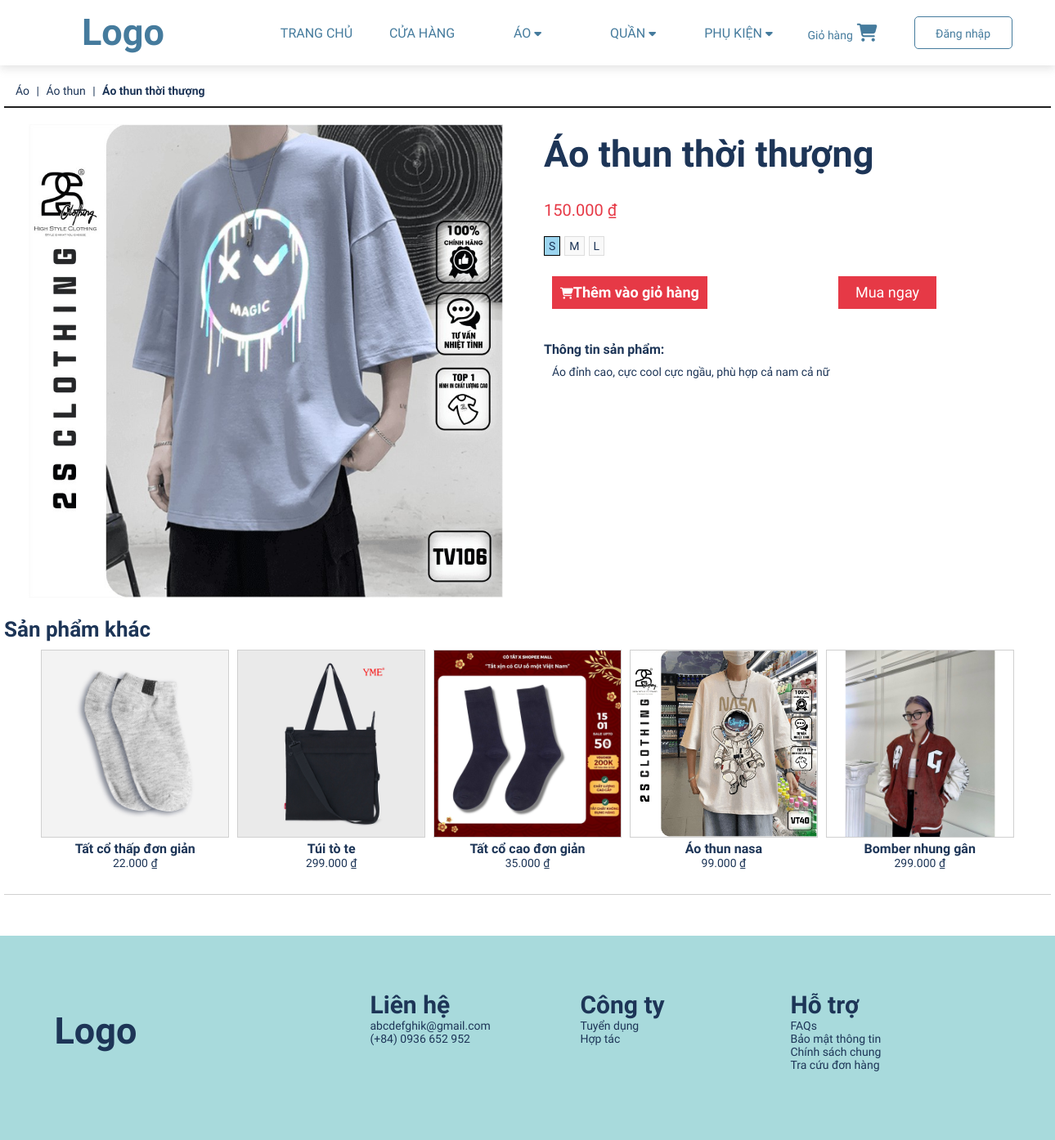
Page /product_detail.php?id=54 on the committed database.
### tables this page shows
CREATE TABLE `product` (
  `id` int(11) NOT NULL,
  `name` varchar(50) NOT NULL,
  `description` text NOT NULL,
  `img` text NOT NULL,
  `price` int(11) NOT NULL,
  `manufacturers_id` int(11) NOT NULL,
  `category_detail_id` int(11) NOT NULL
);

CREATE TABLE `category` (
  `id` int(11) NOT NULL,
  `name` varchar(50) NOT NULL
);

CREATE TABLE `category_detail` (
  `id` int(11) NOT NULL,
  `name` varchar(50) NOT NULL,
  `category_id` int(11) NOT NULL
);

### product_detail.php (the view, shortened to what this page needs)
<!DOCTYPE html>
<html lang="en">
<head>
	<link rel="stylesheet" href="assets/css/style.css">
	<link rel="stylesheet" href="assets/css/product_detail.css">
</head>
<body>
	<?php
	require 'header.php';
	?>
	<div class="main_product_detail">
		<div class="breadcrumbs">
			<ol>
				<?php
				$id = $_GET['id'];
				$sql = "select product.*,category_detail.name as cate_detail, category.name AS cate
				from product
				join category_detail on product.category_detail_id = category_detail.id
                join category on category_detail.category_id = category.id
				where product.id = '$id'";
				$result = mysqli_query($connect, $sql);
				$each = mysqli_fetch_array($result);
				?>
				<li class="space">
					<a href=""><?php echo $each['cate'] ?> </a>
				</li>
				<li class="space">
					<a href=""> <?php echo $each['cate_detail'] ?> </a>
				</li>
				<li>
					<p class="name_bread"><?php echo $each['name'] ?></p>
				</li>
			</ol>
		</div>
		<div class="product_detail">
			<div class="image_product">
				<img src=" admin/product/photos/<?php echo $each['img'] ?>" alt="">
			</div>
			<div class="content">
				<div class="title">
					<h2><?php echo $each['name'] ?></h2>
				</div>
				<div class="price">
					<p class="price_word"><?php echo number_format($each['price'], 0, '', '.');  ?> ₫</p>
				</div>
				<form>
					<div class="button">
						<button id="form_insert" class="add_cart_new"><i class="fas fa-shopping-cart" style="color: #fff;"></i>Thêm vào giỏ hàng </button>
						<a href="view_cart.php">Mua ngay</a>
					</div>
				</form>
				<div class="description">
					<h6>Thông tin sản phẩm:</h6>
					<p>
						<?php echo $each['description'] ?>
					</p>
				</div>
			</div>
		</div>
	</div>
	<div class="other_product">
		<link rel="stylesheet" href="assets/css/index.css">
		<div class="main">
			<div class="main_001">
				<h4>Sản phẩm khác</h4>
				<?php
				$sql  = "select * from product where id != $id
				ORDER BY RAND()
				LIMIT 5";
				$result  = mysqli_query($connect, $sql);
				?>
				<ul>
					<?php foreach ($result  as $each) { ?>
						<li>
							<a href="product_detail.php?id=<?php echo $each['id'] ?>">
								<img src="admin/product/photos/<?php echo $each['img'] ?>">
							</a>
							<a href="product_detail.php?id=<?php echo $each['id'] ?>"><?php echo $each['name'] ?></a>
							<p> <?php echo number_format($each['price'], 0, '', '.'); ?> ₫</p>
						</li>
					<?php } ?>
				</ul>
			</div>
		</div>
	</div>
	<?php include 'footer.php' ?>
</body>
</html>

### assets/css/style.css (style rules this page uses)
* { padding: 0; margin: 0; text-decoration: none; list-style: none; box-sizing: border-box; font-family: "Lexend Deca", sans-serif; font-weight: 400; font-size: 14px; color: #1d3557; }
h2 { font-weight: bold; font-size: 45px; }
h4 { font-weight: bold; font-size: 26px; }
h6 { font-weight: 600; font-size: 16px; }
button { font-size: 14px; padding: 7px 23px; border-radius: none; border: none; color: #fff; background-color: #457b9d; display: block; margin: auto; font-weight: 600; cursor: pointer; }
i { color: #457b9d; }

### assets/css/product_detail.css (style rules this page uses)
.main_product_detail { display: flexbox; width: 1280px; margin: 0 auto; }
.main_product_detail .product_detail { display: flex; }
.main_product_detail .product_detail .image_product { width: 50%; text-align: center; }
.main_product_detail .product_detail .content { width: 50%; }
.breadcrumbs { width: 100%; height: 3rem; line-height: 3rem; padding: 0 1rem; border-bottom: 2px #1e1e1e solid; margin-bottom: 20px; }
.breadcrumbs ol li { display: inline-block; }
.breadcrumbs ol li.space::after { content: "|"; padding: 0 5px; color: #1d3557; }
.breadcrumbs ol li .name_bread { font-weight: 600; }
.image_product img { width: 580px; height: 580px; object-fit: cover; object-position: 50% 20%; }
.content { padding: 0 20px; }
.content .title { padding: 10px 0 20px 0; }
.content .price { padding: 10px 0 20px 0; }
.content .price .price_word { font-size: 20px; color: #e63946; }
.content .button { display: flex; width: 80%; padding: 20px 0; }
.content .button button { min-width: 120px; height: 40px; line-height: 20px; background-color: #e63946; color: #fff; font-size: 18px; padding: 10px; text-align: center; margin-left: 10px; }
.content .button a { min-width: 120px; height: 40px; line-height: 20px; background-color: #e63946; color: #fff; font-size: 18px; padding: 10px; text-align: center; margin-left: 10px; }
.content .description { padding: 20px 0; }
.content .description p { padding: 10px; }
.add_cart_new { min-width: 120px; height: 40px; line-height: 20px; background-color: #e63946; color: #fff; font-size: 18px; padding: 10px; text-align: center; margin-left: 10px; }

### assets/css/index.css (style rules this page uses)
.main { width: 1280px; margin: 0 auto; }
.main_001 { padding: 20px 0; border-bottom: #d0d0d0 0.5px solid; }
.main_001 ul { text-align: center; padding: 10px 0; }
.main_001 ul li { display: inline-block; width: 18%; margin: 0 3px; }
.main_001 ul li img { width: 100%; height: 230px; border: #d0d0d0 1px solid; object-fit: cover; object-position: 50% 20%; }
.main_001 ul li a { font-size: 16px; font-weight: 600; }

### rows in the picture
product: category.name "Áo", category_detail.name "Áo thun", name "Áo thun thời thượng", img (picture), price "150.000", description "Áo đỉnh cao, cực cool cực ngầu, phù hợp cả nam cả nữ"
product: img (picture), name "Tất cổ thấp đơn giản", price "22.000"
product: img (picture), name "Túi tò te", price "299.000"
product: img (picture), name "Tất cổ cao đơn giản", price "35.000"
product: img (picture), name "Áo thun nasa", price "99.000"
product: img (picture), name "Bomber nhung gân", price "299.000"
